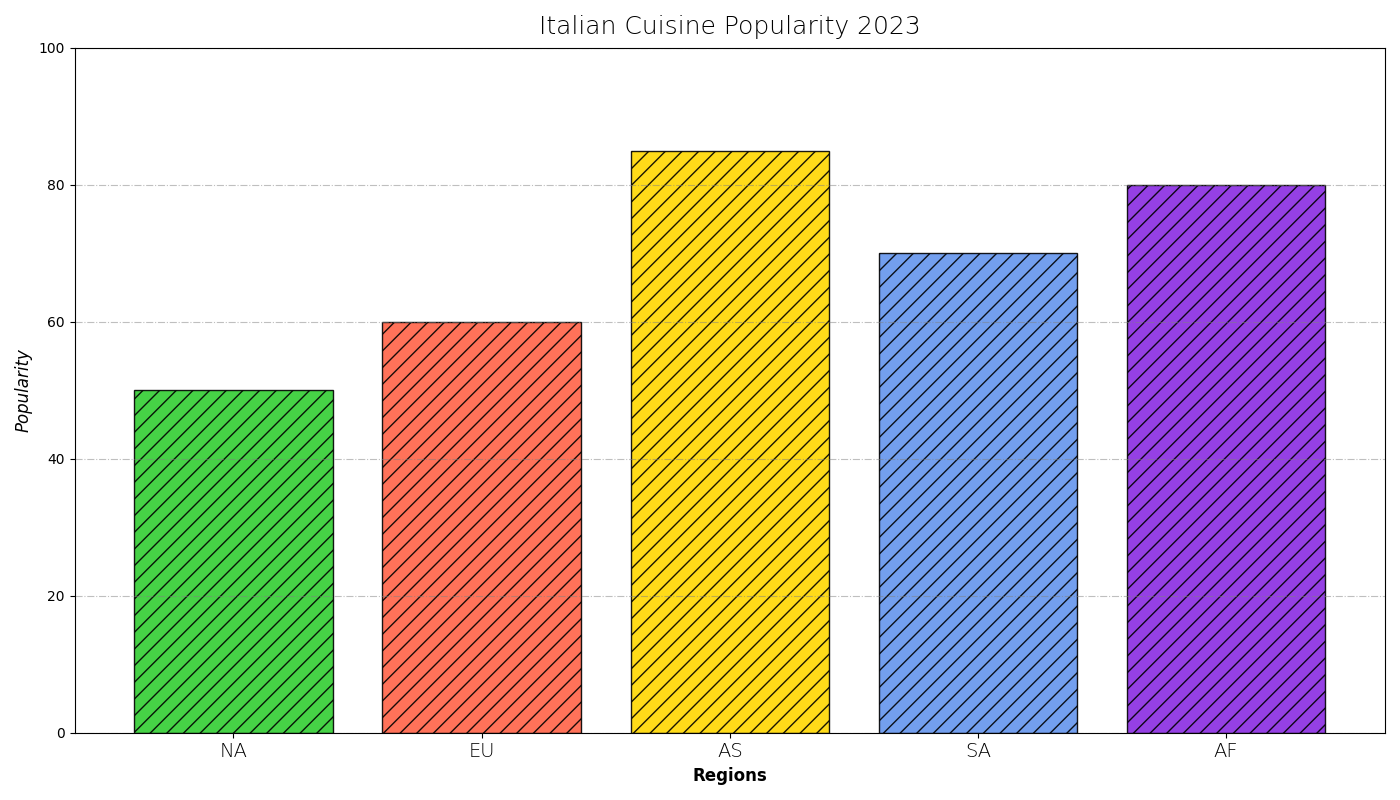

Write the Python code that produced this figure.
import matplotlib.pyplot as plt
import numpy as np

regions = ['NA', 'EU', 'AS', 'SA', 'AF']
italian_cuisine = [50, 60, 85, 70, 80]

# Manually shuffled colors for each region
colors = ['#32CD32', '#FF6347', '#FFD700', '#6495ED', '#8A2BE2']

fig, ax = plt.subplots(figsize=(14, 8))
positions = np.arange(len(regions))

# Drawing the bar chart with manually shuffled colors
ax.bar(positions, italian_cuisine, color=colors, edgecolor='black', alpha=0.9, hatch='//')

ax.set_title("Italian Cuisine Popularity 2023", fontsize=18, fontweight='light', pad=10)
ax.set_xlabel("Regions", fontsize=12, fontweight='bold')
ax.set_ylabel("Popularity", fontsize=12, fontstyle='italic')

ax.set_xticks(positions)
ax.set_xticklabels(regions, fontsize=14, fontweight='light')

ax.grid(axis='y', linestyle='-.', color='gray', alpha=0.5)
ax.yaxis.set_ticks(np.arange(0, 101, 20))

plt.tight_layout()
plt.show()
